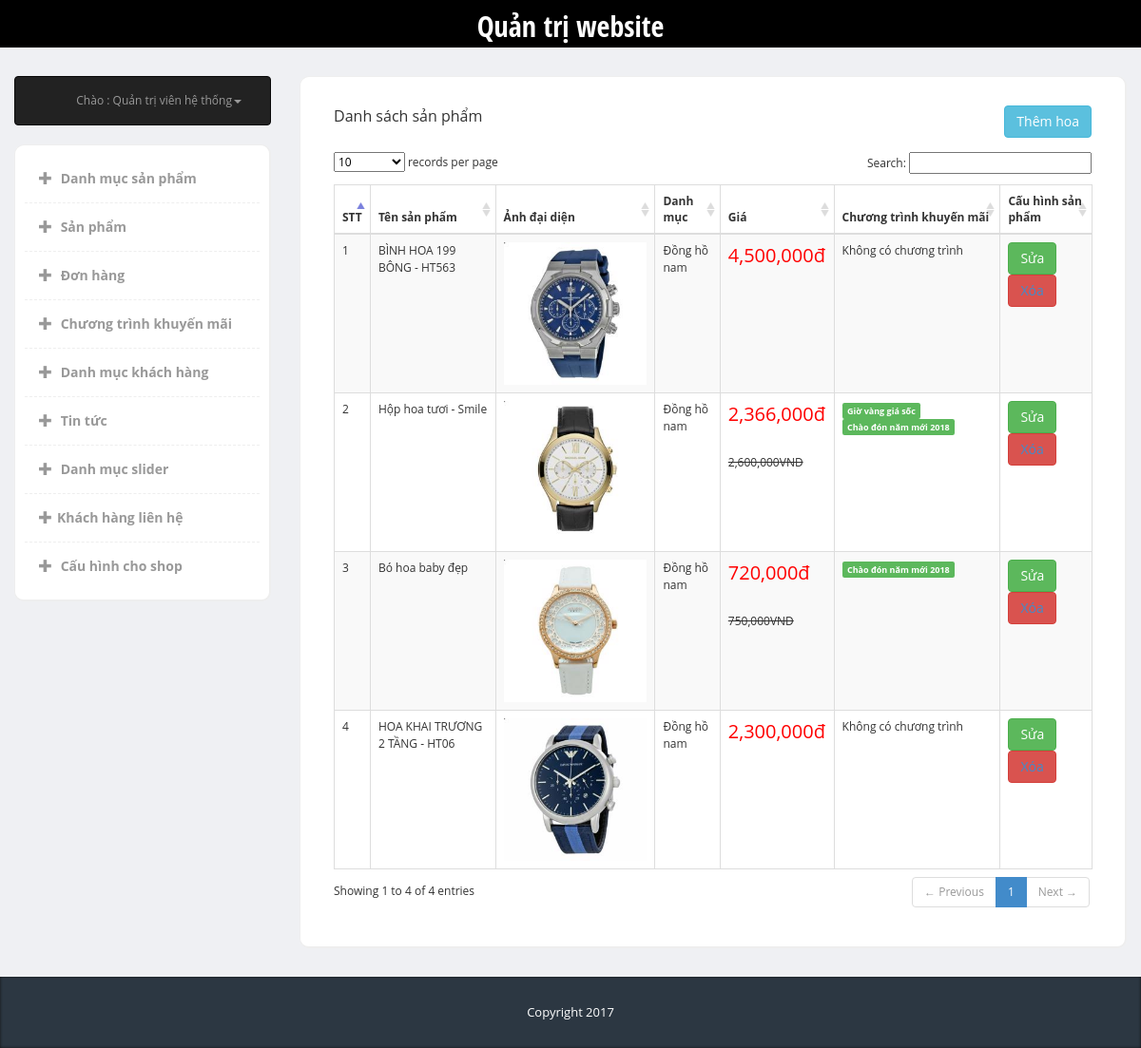
/admin/index.php?page=product&type=list (signed in), run on the app's committed database.
### tables this page shows
CREATE TABLE `product` (
  `ID` int(10) NOT NULL,
  `Category_ID` int(10) NOT NULL,
  `Product_Name` varchar(255) NOT NULL,
  `Product_Images` varchar(255) NOT NULL,
  `Product_Price` int(10) NOT NULL,
  `Quantity` int(10) NOT NULL,
  `Description` text NOT NULL,
  `Status` tinyint(2) NOT NULL,
  `Created_Date` date NOT NULL,
  `Discount` int(11) NOT NULL
);

CREATE TABLE `category` (
  `ID` int(10) NOT NULL,
  `Category_name` varchar(255) NOT NULL,
  `Parent_id` int(10) NOT NULL
);

CREATE TABLE `discount` (
  `ID` int(10) NOT NULL,
  `Discount` varchar(255) NOT NULL,
  `Attach_Discount` varchar(255) NOT NULL,
  `Start_Time` date NOT NULL,
  `End_Time` date NOT NULL,
  `Status` tinyint(2) NOT NULL
);

### admin/lib_db.php (called while the page is built, shortened)
<?php
global $link;
function select_one($sql){
	$data = exec_select($sql);
	return $data[0];
}
function select_list($sql){
	return exec_select($sql);
}
function exec_select($sql){
	global $link;
	$ret = isset($ret) ? $ret : "";
	$res = $link->query($sql);
	$err = mysqli_error($link);
	if ($res ){
		$i = 1;
		$ret = array();
		while( $row = $res->fetch_array(MYSQLI_ASSOC) )
		{
			$ret[]= $row ;
		}
	}
	return $ret;
}

### admin/modules/product/list.php (the view, shortened to what this page needs)
<?php
$sql_pro = "select * from product where Status = 1 order by ID DESC";
$data_pro = select_list($sql_pro);
?>
<div class="panel-heading">
	<div class="panel-title col-md-5">Danh sách sản phẩm</div>
	<button type="button" class="btn btn-info right"><a href="?page=product&type=add">Thêm hoa</a></button>
</div>
<div class="panel-body">
	<table cellpadding="0" cellspacing="0" border="0" class="table table-striped table-bordered" id="example">
		<thead>
			<tr class="text-center">
				<th>STT</th>
				<th>Tên sản phẩm</th>
				<th>Ảnh đại diện</th>
				<th>Danh mục</th>
				<th>Giá</th>
				<th>Chương trình khuyến mãi</th>
				<th>Cấu hình sản phẩm</th>
			</tr>
		</thead>
		<tbody>
			<?php
			$i= 1;
			if($data_pro){
				foreach ($data_pro as $datas){?>
				<tr class="odd gradeX">
					<td><?php echo $i++ ?></td>
					<td><?php echo $datas['Product_Name'] ?></td>
					<td><img src="<?php echo $datas['Product_Images'] ?>" width="150"></td>
					<?php
					$id = $datas['ID'];
					$giagocsp = $datas['Product_Price'];
					$sql_promotion = "select * from discount inner join discountproduct on discount.ID = discountproduct.Discount_ID where discountproduct.Product_ID = $id ";
					$data_ct_giamgia = select_list($sql_promotion);
					$sp_giamgia = $giagocsp;
					if($data_ct_giamgia){
						$giacuoicung = 0;
						foreach ($data_ct_giamgia as $data3){
							$number_percent  =  ($sp_giamgia*$data3['Number_Discount'])/100;
							$giacuoicung+= $number_percent;
						}
						$giacuoicung =  $sp_giamgia-$giacuoicung;
					}else
					{
						$giacuoicung = $sp_giamgia;
					}
					$Id_category = $datas['Category_ID'];
					$sql_cate = "select * from category where ID = $Id_category";
					$data_cate = select_one($sql_cate);
					?>
					<td class="center"><?php echo $data_cate['Category_name'] ?></td>
					<td class="center red" > <p style="color: red; font-size: 20px; " class="red"><?php echo number_format($giacuoicung) ?>đ </p><br>
						<?php if ($data_ct_giamgia){ ?>
						<del><?php echo number_format($giagocsp)  ?>VNĐ</del>
						<?php } ?>
					</td>
					<td class="center">
						<?php
						$sql_hienthikieusp = "SELECT * FROM discountproduct where discountproduct.Product_ID = $id";
						$data_hienthikieusp = select_list($sql_hienthikieusp);
						if($data_hienthikieusp){
							foreach($data_hienthikieusp as $data2){
								$id_km =$data2['Discount_ID'];
								$sql_tenkm = "SELECT * FROM discount where ID = $id_km";
								$data_tenkm = select_list($sql_tenkm);
								foreach($data_tenkm as $data3){
									?>
									<span class="label label-success"><?php echo $data3['Discount']  ?></span>
									<?php
								}
							}
						}
						else{
							?>
							Không có chương trình
							<?php } ?>
						</td>
						<td class="center">
							<button type="button" class="btn btn-success"><a href="?page=product&type=edit&id=<?php echo $datas['ID']?> ">Sửa</a></button>
							<button type="button" class="btn btn-danger"><a href="?page=product&type=delete&id=<?php echo $datas['ID']?> ">Xóa</a></button>
						</td>
					</tr>
					<?php } }?>
				</tbody>
			</table>
		</div>

### admin/index.php (shortened to what this page needs)
<?php
include("lib_db.php");
?>
<!DOCTYPE html>
<html>
<head>
	<link href="bootstrap/css/bootstrap.min.css" rel="stylesheet">
	<link href="css/styles.css" rel="stylesheet">
      <link href="vendors/datatables/dataTables.bootstrap.css" rel="stylesheet" media="screen">
</head>
<body>
	<div class="header">
		<div class="container">
			<div class="row">
				<div class="col-md-12 text-center">
					<div class="logo">
						<h1><a href="">Quản trị website</a></h1>
					</div>
				</div>
			</div>
		</div>
	</div>
	<div class="page-content">
		<div class="row">
			<div class="col-md-3 show_bar">
				<div class="navbar navbar-inverse " role="banner">
						<nav class="collapse navbar-collapse bs-navbar-collapse navbar-right" role="navigation">
							<ul class="nav navbar-nav">
								<li class="dropdown">
									<a href="#" class="dropdown-toggle" data-toggle="dropdown">Chào : Quản trị viên hệ thống<b class="caret"></b></a>
								</li>
							</ul>
						</nav>
					</div>
				<div class="sidebar content-box" style="display: block;">
					<ul class="nav">
						<li><a href="?page=category&type=list"><i class="glyphicon glyphicon-plus"></i> Danh mục sản phẩm</a></li>
						<li><a href="?page=product&type=list"><i class="glyphicon glyphicon-plus"></i> Sản phẩm</a></li>
						<li><a href="?page=order&type=list"><i class="glyphicon glyphicon-plus"></i> Đơn hàng</a></li>
						<li><a href="?page=discount&type=list"><i class="glyphicon glyphicon-plus"></i> Chương trình khuyến mãi</a></li>
						<li><a href="?page=customer&type=list"><i class="glyphicon glyphicon-plus"></i> Danh mục khách hàng</a></li>
						<li><a href="?page=new&type=list"><i class="glyphicon glyphicon-plus"></i> Tin tức</a></li>
						<li><a href="?page=slider&type=list"><i class="glyphicon glyphicon-plus"></i> Danh mục slider</a></li>
						<li><a href="?page=contact&type=list"><i class="glyphicon glyphicon-plus"></i>Khách hàng liên hệ</a></li>
					 	<li><a href="?page=about&type=edit"><i class="glyphicon glyphicon-plus"></i> Cấu hình cho shop</a></li>
					</ul>
				</div>
			</div>
			<div class="col-md-9">
				<div class="row">
					<div class="col-md-12">
					<div class="content-box-large clearfix">
						<?php
			include("modules/body.php");
		?>
			</div>
					</div>
				</div>
			</div>
		</div>
	</div>
	<footer>
		<div class="container">
			<div class="copy text-center">
				Copyright 2017 <a href='#'></a>
			</div>
		</div>
	</footer>
  </body>
</html>

### admin/modules/body.php (shortened to what this page needs)
<?php
@$param=$_GET['page'];
switch(@$param){
		case 'product': include('product/home.php');
		break;
	}
 ?>

### admin/modules/product/home.php (shortened to what this page needs)
<?php
$type=$_GET['type'];
if($type=="list"){
	include("modules/product/list.php");
}
?>

### admin/css/styles.css (style rules this page uses)
body { font-family: 'Open Sans', sans-serif; background-color: #f7f7f7; position: relative; margin: 0px; font-size: 12px; padding: 0px; }
.page-content > .row { margin-left: 0px !important; margin-right: 0px !important; margin-top: 30px; }
.btn-success a { color: #fff !important }
.right { float: right; }
.btn-info a { color: #fff !important; }
footer { background-color:#2c3742; box-shadow:inset 0px 0px 3px #111; color:#fff; font-size:14px; line-height:25px; padding:10px 0px 10px 0px; bottom: 0px; }
footer .copy { font-size:13px; margin:15px 0px; }
.header { height:50px; background-color: #000; }
.header .logo h1 { font-size:30px; margin:0px; padding:10px 0px; }
.header .logo h1 a { color:#fff; font-family: 'Open Sans Condensed', sans-serif; }
.content-box, .content-box-large { margin-bottom:30px; background:#fff; border-radius:10px; padding:10px; border-left:1px solid #eee; border-top:1px solid #eee; border-right:2px solid #eee; border-bottom:2px solid #eee; }
.content-box-large { padding: 20px; }
.sidebar ul.nav, .sidebar ul.nav ul { list-style: none; padding: 0px; margin: 0px; }
.sidebar .nav > li { margin: 0; border-bottom:1px dashed #eee; }
.sidebar .nav > li:last-child { border-bottom:0px; }
.sidebar .nav > li > a { font-size: 14px; line-height: 20px; padding: 15px 15px; color: #999; display: block; font-weight:bold; background:none; text-decoration: none; border-top:0px; font-weight:bold; }
.sidebar .nav > li > a > i { margin-right:5px; }
body { background-color: #eff0f3; }
.panel-heading>.panel-title, .content-box-header .panel-title { float: left; padding: 0px; padding-top: 0px; }
.panel-body { clear:both; }

### data on the page
product: Product_Name "BÌNH HOA 199 BÔNG - HT563", Product_Images (picture), Category_ID.Category_name "Đồng hồ nam", Product_Price "4,500,000", shows "Không có chương trình"
product: Product_Name "Hộp hoa tươi - Smile", Product_Images (picture), Category_ID.Category_name "Đồng hồ nam", giacuoicung "2,366,000", Product_Price "2,600,000"
discount: Discount "Giờ vàng giá sốc"
discount: Discount "Chào đón năm mới 2018"
product: Product_Name "Bó hoa baby đẹp", Product_Images (picture), Category_ID.Category_name "Đồng hồ nam", giacuoicung "720,000", Product_Price "750,000"
product: Product_Name "HOA KHAI TRƯƠNG 2 TẦNG - HT06", Product_Images (picture), Category_ID.Category_name "Đồng hồ nam", Product_Price "2,300,000", shows "Không có chương trình"
